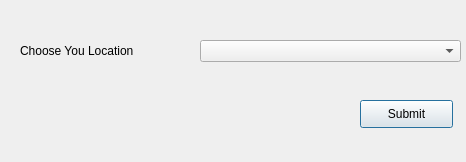
<?xml version="1.0" encoding="UTF-8"?>
<ui version="4.0">
 <class>paymentonDeliveryDialog</class>
 <widget class="QDialog" name="paymentonDeliveryDialog">
  <property name="geometry">
   <rect>
    <x>0</x>
    <y>0</y>
    <width>466</width>
    <height>162</height>
   </rect>
  </property>
  <property name="windowTitle">
   <string>PAY-ON-DELIVERY</string>
  </property>
  <widget class="QLabel" name="label">
   <property name="geometry">
    <rect>
     <x>20</x>
     <y>40</y>
     <width>161</width>
     <height>21</height>
    </rect>
   </property>
   <property name="styleSheet">
    <string notr="true">font: 10pt &quot;MS Shell Dlg 2&quot;;</string>
   </property>
   <property name="text">
    <string>Choose You Location</string>
   </property>
  </widget>
  <widget class="QComboBox" name="locationcomboBox">
   <property name="geometry">
    <rect>
     <x>200</x>
     <y>40</y>
     <width>261</width>
     <height>22</height>
    </rect>
   </property>
  </widget>
  <widget class="QPushButton" name="submitLoccationpushButton">
   <property name="geometry">
    <rect>
     <x>360</x>
     <y>100</y>
     <width>93</width>
     <height>28</height>
    </rect>
   </property>
   <property name="text">
    <string>Submit</string>
   </property>
  </widget>
 </widget>
 <resources/>
 <connections/>
</ui>
